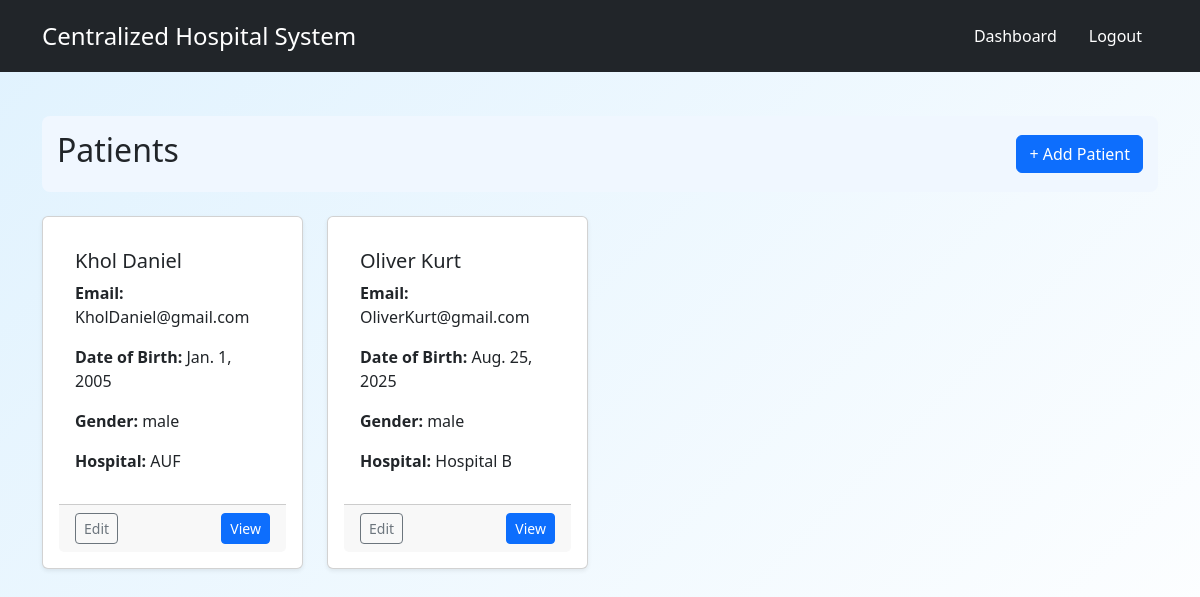
/patients/list/ (signed in), run on the app's committed database.
### patients/models.py (models this page shows, shortened)
class PatientProfile(models.Model):
    BLOOD_TYPES = [
        ('A+', 'A+'), ('A-', 'A-'),
        ('B+', 'B+'), ('B-', 'B-'),
        ('AB+', 'AB+'), ('AB-', 'AB-'),
        ('O+', 'O+'), ('O-', 'O-'),
    ]
    user = models.OneToOneField(
        CustomUser,
        on_delete=models.CASCADE,
        limit_choices_to={'role': 'Patient'}
    )
    date_of_birth = models.DateField()
    gender = models.CharField(max_length=10, choices=[
        ('male', 'Male'),
        ('female', 'Female'),
        ('other', 'Other'),
    ])
    blood_type = models.CharField(max_length=3, choices=BLOOD_TYPES, blank=True, null=True)
    phone_number = models.CharField(max_length=15, blank=True, null=True)
    address = models.TextField(blank=True, null=True)
    allergies = models.TextField(blank=True, null=True)
    chronic_conditions = models.TextField(blank=True, null=True)
    medications = models.TextField(blank=True, null=True)
    emergency_contact_name = models.CharField(max_length=100, blank=True, null=True)
    emergency_contact_number = models.CharField(max_length=15, blank=True, null=True)
    emergency_contact_relation = models.CharField(max_length=50, blank=True, null=True)
    date_created = models.DateTimeField(auto_now_add=True)

### accounts/models.py (models this page shows, shortened)
class CustomUser(AbstractBaseUser, PermissionsMixin):
    email = models.EmailField(_('email address'), unique=True)
    first_name = models.CharField(_('first name'), max_length=150, blank=True)
    last_name = models.CharField(_('last name'), max_length=150, blank=True)
    is_staff = models.BooleanField(default=False)
    is_active = models.BooleanField(default=True)
    date_joined = models.DateTimeField(default=timezone.now)
    role = models.CharField(_('role'), max_length=50, choices=[
        ('Admin', 'Admin'),
        ('Staff', 'Staff'),
        ('Patient', 'Patient')
    ])
    hospital = models.ForeignKey(Hospital, on_delete=models.SET_NULL, null=True, blank=True, related_name='hospital')
    objects = CustomUserManager()
    USERNAME_FIELD = 'email'
    REQUIRED_FIELDS = ['first_name', 'last_name']

### hospitals/models.py (models this page shows)
class Hospital(models.Model):
    name = models.CharField(max_length=255, null=True, blank=True)
    address = models.TextField(null=True, blank=True)
    contact_number = models.CharField(max_length=15, null=True, blank=True)
    email = models.EmailField(null=True, blank=True)
    description = models.TextField(null=True, blank=True)
    def __str__(self):
        return self.name

### accounts/decorators.py (the view)
        def wrapper(request, *args, **kwargs):
            if not request.user.is_authenticated:
                return HttpResponseForbidden("You must be logged in.")
            if request.user.role not in roles:
                return HttpResponseForbidden("You do not have permission to access this page.")
            return view_func(request, *args, **kwargs)

### patients/views.py (called while the page is built)
@role_required('Admin', 'Staff')
def patient_list(request):
    hospital = None
    if request.user.role == 'Staff':
        hospital = request.user.hospital
        patients = PatientProfile.objects.filter(user__hospital=hospital)
    elif request.user.role == 'Admin':
        hospital_id = request.GET.get('hospital_id')
        if hospital_id:
            hospital = get_object_or_404(Hospital, id=hospital_id)
            patients = PatientProfile.objects.filter(user__hospital=hospital)
        else:
            patients = PatientProfile.objects.all()
    return render(request, "patients/patient_list.html", {
        'patients': patients,
        'hospital': hospital
    })

### patients/templates/patients/patient_list.html (shortened to what this page needs)
{% extends "base.html" %}
{% block content %}
<div class="page-header d-flex justify-content-between align-items-center mb-4">
    <h2>
        Patients
    </h2>
    <div class="d-flex gap-2">
        {% if user.role in "Admin Staff" %}
            <a href="{% url 'patients:patientprofile_create' %}{% if hospital %}?hospital_id={{ hospital.id }}{% endif %}" class="btn btn-primary">+ Add Patient</a>
        {% endif %}
    </div>
</div>
<div class="row row-cols-1 row-cols-sm-2 row-cols-md-3 row-cols-lg-4 g-4">
    {% for patient in patients %}
        <div class="col">
            <div class="card h-100 shadow-sm">
                <div class="card-body">
                    <h5 class="card-title">{{ patient.user.first_name }} {{ patient.user.last_name }}</h5>
                    <p class="card-text"><strong>Email:</strong> {{ patient.user.email }}</p>
                    <p class="card-text"><strong>Date of Birth:</strong> {{ patient.date_of_birth }}</p>
                    <p class="card-text"><strong>Gender:</strong> {{ patient.gender }}</p>
                    <p class="card-text"><strong>Hospital:</strong> {{ patient.user.hospital }}</p>
                </div>
                {% if user.role in "Admin Staff" %}
                    <div class="card-footer d-flex justify-content-between">
                        {% if hospital %}
                            <a href="{% url 'patients:patientprofile_update' patient.pk %}?hospital_id={{ hospital.id }}" class="btn btn-sm btn-outline-secondary">Edit</a>
                            <a href="{% url 'patients:patient_detail' patient.pk %}?hospital_id={{ hospital.id }}" class="btn btn-sm btn-primary">View</a>
                        {% else %}
                            <a href="{% url 'patients:patientprofile_update' patient.pk %}" class="btn btn-sm btn-outline-secondary">Edit</a>
                            <a href="{% url 'patients:patient_detail' patient.pk %}" class="btn btn-sm btn-primary">View</a>
                        {% endif %}
                    </div>
                {% endif %}
            </div>
        </div>
    {% empty %}
        <div class="col-12">
            <p>No patients available{% if hospital %} for {{ hospital.name }}{% endif %}.</p>
        </div>
    {% endfor %}
</div>
{% endblock %}

### static_my_project/css/styles.css (style rules this page uses)
body { font-family: Arial, sans-serif; background-color: #e6f0fa; margin: 0; padding: 0; color: #111827; }
h1, h2, h3, h4 { margin: 0 0 15px; font-weight: 600; }
.page-header { display: flex; justify-content: space-between; align-items: center; margin-bottom: 20px; background-color: #f0f7ff; padding: 15px; border-radius: 8px; }
.btn { display: inline-block; padding: 8px 14px; font-size: 14px; border-radius: 6px; text-decoration: none; transition: 0.2s; cursor: pointer; border: none; }
.btn-sm { padding: 5px 10px; font-size: 13px; }
.btn-primary { background: #2563eb; color: #fff; }
.card, .form-card, .link-card, .hospital-card { background: #ffffff; border: 1px solid #dbeafe; border-radius: 8px; box-shadow: 0 2px 8px rgba(0,0,0,0.05); }
.card, .form-card { padding: 16px; margin-bottom: 15px; }
body::before { content: ""; position: fixed; top: 0; left: 0; width: 100%; height: 100%; background: linear-gradient(135deg, #e0f2fe 0%, #ffffff 100%); z-index: -1; }

### data on the page
PatientProfile: user.first_name "Khol", user.last_name "Daniel", user.email "KholDaniel@gmail.com", date_of_birth "Jan. 1, 2005", gender "male", user.hospital "AUF"
PatientProfile: user.first_name "Oliver", user.last_name "Kurt", user.email "OliverKurt@gmail.com", date_of_birth "Aug. 25, 2025", gender "male", user.hospital "Hospital B"
